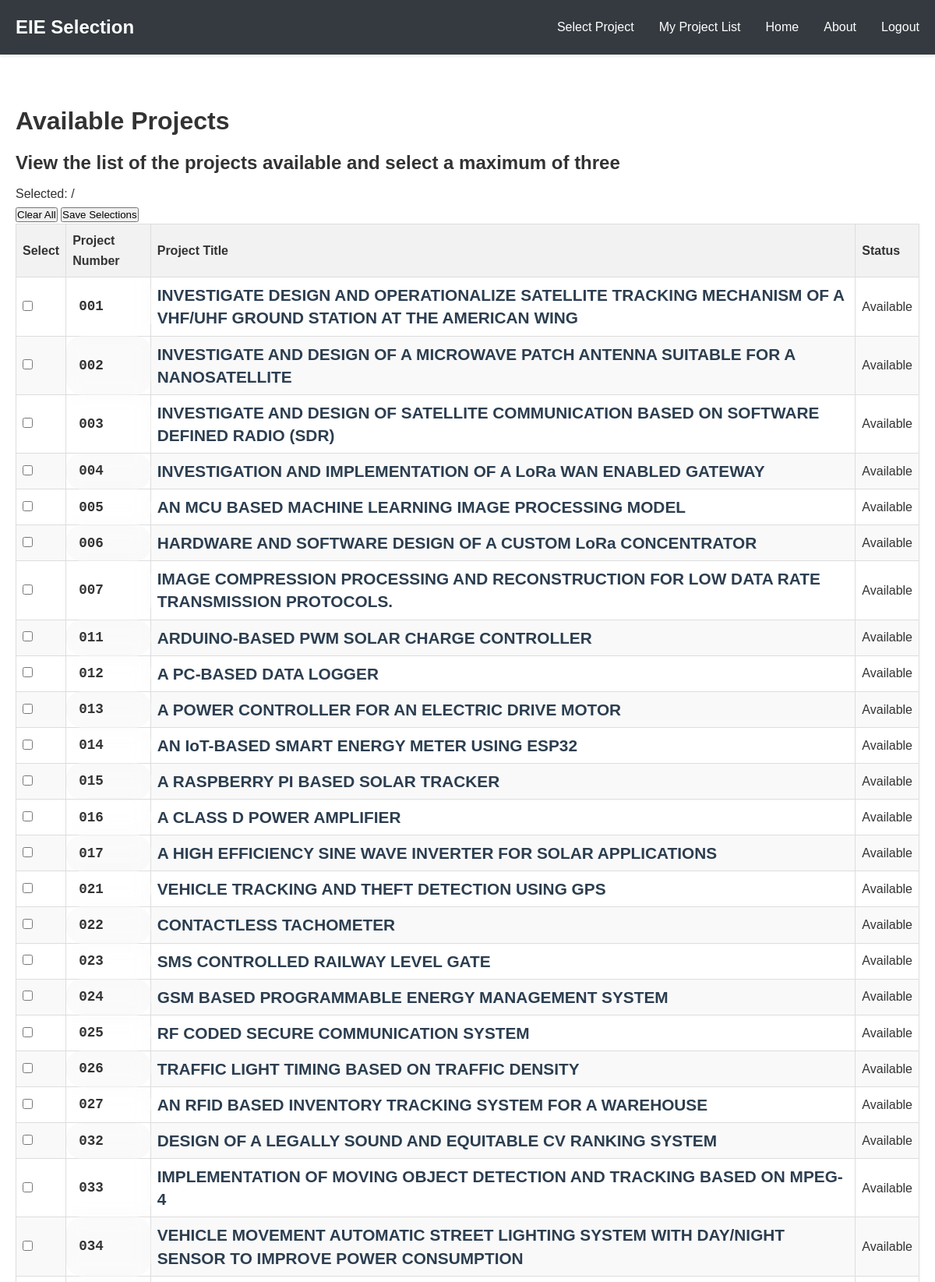
Page /select_projects/ (signed in, upper part) on the committed database.
### base/models.py (models this page shows, shortened)
class Project(models.Model):
    project_title = models.CharField(max_length=255, default='')
    project_number = models.TextField(blank=True, null=True)

### base/views.py (the view)
# urls.py: path('select_projects/', views.select_projects, name='select_projects'),
@login_required
def select_projects(request):
    if request.method == 'POST':
        return handle_project_selection(request)
    list_of_projects = Project.objects.all()
    paginator = Paginator(list_of_projects, 200)
    page_number = request.GET.get('page')
    page_obj = paginator.get_page(page_number)
    user_selections = UserProjectSelection.objects.filter(user=request.user).values_list('project__project_title', flat=True)
    context = {
        'page_obj': page_obj,
        'user_selections': list(user_selections),
        'selection_count': len(user_selections),
        'max_selection': 3,
    }
    return render(request, 'base/project_list.html', context)

### base/templates/base/project_list.html (shortened to what this page needs)
{%  extends "base/base.html" %}
{% block content %}
<div class="project-list-container">
    <h1>Available Projects</h1>
    <h2>View the list of the projects available and select a maximum of three</h2>
    <div class="selection-status">
        <div class="selection-counter">
            <span class="counter-text">Selected: </span>
            <span class="counter-max">/{{ max_selections }}</span>
        </div>
        <div class="selection-actions">
            <button type="button" class="btn-clear" onclick="clearAllSelections()">Clear All</button>
            <button type="submit" form="selection-form" class="btn-save">Save Selections</button>
        </div>
    </div>
    <form method="post" id="selection-form">
        <table class="project-table">
            <thead>
                <tr>
                    <th class="select-column">Select</th>
                    <th>Project Number</th>
                    <th>Project Title</th>
                    <th class="status-column">Status</th>
                </tr>
            </thead>
            <tbody>
                {% for project in page_obj %}
                <tr class="project-row {% if project.id in user_selections %}selected{% endif %}">
                    <td class="select-column">
                        <div class="checkbox-container">
                            <input type="checkbox"
                                   name="selected_projects"
                                   value="{{ project.id }}"
                                   id="project-{{ project.id }}"
                                   class="project-checkbox">
                        </div>
                    </td>
                    <td class="project-number">{{ project.project_number }}</td>
                    <td class="project-title">{{ project.project_title }}</td>
                    <td class="status-column">
                        <span class="status-badge {% if project.id in user_selections %}status-selected{% else %}status-available{% endif %}">
                            {% if project.id in user_selections %}Selected{% else %}Available{% endif %}
                        </span>
                    </td>
                </tr>
                {% empty %}
                <tr>
                    <td colspan="4" class="no-projects">No projects available.</td>
                </tr>
                {% endfor %}
            </tbody>
        </table>
    </form>
</div>
{% endblock %}

### base/static/base.css (style rules this page uses)
* { margin: 0; padding: 0; box-sizing: border-box; }
body { font-family: 'Arial', sans-serif; line-height: 1.6; color: #333; background-color: #fff; min-height: 100vh; display: flex; flex-direction: column; justify-content: center; }
h1, h2, h3, h4, h5, h6 { margin-bottom: 0.5rem; font-weight: 600; }

### base/static/home.css (style rules this page uses)
table { width: 100%; border-collapse: collapse; }
th, td { border: 1px solid #ddd; padding: 8px; text-align: left; }
th { background-color: #f2f2f2; }
tr:nth-child(even) { background-color: #f9f9f9; }

### base/static/user_selected_project.css (style rules this page uses)
.project-number { font-size: 1.1rem; font-weight: 700; font-family: 'Monaco', 'Consolas', monospace; background: rgba(255, 255, 255, 0.2); padding: 0.5rem 1rem; border-radius: 20px; backdrop-filter: blur(10px); }
.project-title { color: #2c3e50; font-size: 1.3rem; font-weight: 600; margin: 0 0 1rem 0; line-height: 1.4; }

### rows in the picture
Project: project_number "001", project_title "INVESTIGATE DESIGN AND OPERATIONALIZE SATELLITE TRACKING MECHANISM OF A VHF/UHF GROUND STATION AT THE AMERICAN WING", shows "Available"
Project: project_number "002", project_title "INVESTIGATE AND DESIGN OF A MICROWAVE PATCH ANTENNA SUITABLE FOR A NANOSATELLITE", shows "Available"
Project: project_number "003", project_title "INVESTIGATE AND DESIGN OF SATELLITE COMMUNICATION BASED ON SOFTWARE DEFINED RADIO (SDR)", shows "Available"
Project: project_number "004", project_title "INVESTIGATION AND IMPLEMENTATION OF A LoRa WAN ENABLED GATEWAY", shows "Available"
Project: project_number "005", project_title "AN MCU BASED MACHINE LEARNING IMAGE PROCESSING MODEL", shows "Available"
Project: project_number "006", project_title "HARDWARE AND SOFTWARE DESIGN OF A CUSTOM LoRa CONCENTRATOR", shows "Available"
Project: project_number "007", project_title "IMAGE COMPRESSION PROCESSING AND RECONSTRUCTION FOR LOW DATA RATE TRANSMISSION PROTOCOLS.", shows "Available"
Project: project_number "011", project_title "ARDUINO-BASED PWM SOLAR CHARGE CONTROLLER", shows "Available"
Project: project_number "012", project_title "A PC-BASED DATA LOGGER", shows "Available"
Project: project_number "013", project_title "A POWER CONTROLLER FOR AN ELECTRIC DRIVE MOTOR", shows "Available"
Project: project_number "014", project_title "AN IoT-BASED SMART ENERGY METER USING ESP32", shows "Available"
Project: project_number "015", project_title "A RASPBERRY PI BASED SOLAR TRACKER", shows "Available"
Project: project_number "016", project_title "A CLASS D POWER AMPLIFIER", shows "Available"
Project: project_number "017", project_title "A HIGH EFFICIENCY SINE WAVE INVERTER FOR SOLAR APPLICATIONS", shows "Available"
Project: project_number "021", project_title "VEHICLE TRACKING AND THEFT DETECTION USING GPS", shows "Available"
Project: project_number "022", project_title "CONTACTLESS TACHOMETER", shows "Available"
Project: project_number "023", project_title "SMS CONTROLLED RAILWAY LEVEL GATE", shows "Available"
Project: project_number "024", project_title "GSM BASED PROGRAMMABLE ENERGY MANAGEMENT SYSTEM", shows "Available"
Project: project_number "025", project_title "RF CODED SECURE COMMUNICATION SYSTEM", shows "Available"
Project: project_number "026", project_title "TRAFFIC LIGHT TIMING BASED ON TRAFFIC DENSITY", shows "Available"
Project: project_number "027", project_title "AN RFID BASED INVENTORY TRACKING SYSTEM FOR A WAREHOUSE", shows "Available"
Project: project_number "032", project_title "DESIGN OF A LEGALLY SOUND AND EQUITABLE CV RANKING SYSTEM", shows "Available"
Project: project_number "033", project_title "IMPLEMENTATION OF MOVING OBJECT DETECTION AND TRACKING BASED ON MPEG-4", shows "Available"
Project: project_number "034", project_title "VEHICLE MOVEMENT AUTOMATIC STREET LIGHTING SYSTEM WITH DAY/NIGHT SENSOR TO IMPROVE POWER CONSUMPTION", shows "Available"
